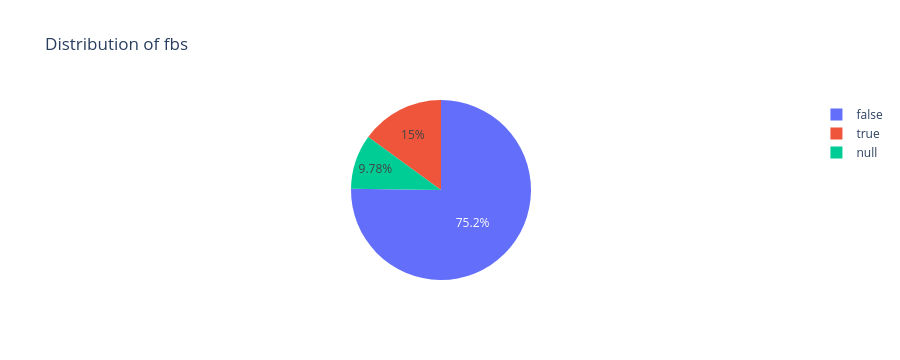

Notebook code cell kept with this figure:
### Markdown cell above
## fbs

### Code cell
col = "fbs"
fig = px.pie(
    df,
    names=col,
    title=f"Distribution of {col}"
)
fig.show()

### Figure 1 — Plotly figure (JSON) as saved in the notebook; plotly's stock layout.template omitted (floating-point values rounded to 4 significant figures; data arrays with more than 128 entries replaced by an {"elided": "..."} marker saying what was removed)
{"data": [{"domain": {"x": [0, 1], "y": [0, 1]}, "hovertemplate": "fbs=%{label}<extra></extra>", "labels": {"elided": "920 bool values"}, "legendgroup": "", "name": "", "showlegend": true, "type": "pie"}], "layout": {"autosize": true, "height": 360, "legend": {"tracegroupgap": 0}, "title": {"text": "Distribution of fbs"}}}
